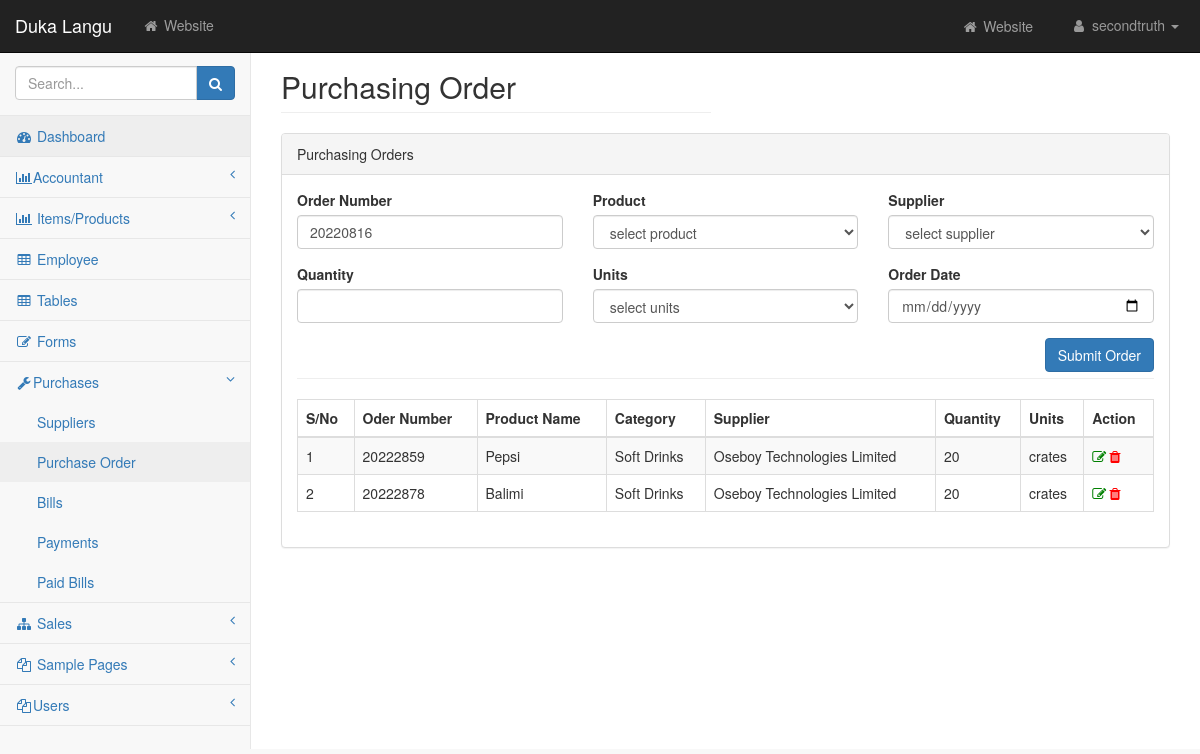
The page /pages/purchasing_order.php on the database its author committed.
### tables this page shows
CREATE TABLE `purchasing_order` (
  `id` int NOT NULL,
  `order_number` varchar(255) NOT NULL,
  `productcode` varchar(255) NOT NULL,
  `supplier_id` int NOT NULL,
  `quantity` bigint NOT NULL,
  `unit` varchar(255) DEFAULT NULL,
  `order_date` date NOT NULL
);

CREATE TABLE `product` (
  `id` int NOT NULL,
  `code` varchar(20) NOT NULL,
  `pname` varchar(255) DEFAULT NULL,
  `description` varchar(255) DEFAULT NULL,
  `qty_stock` int DEFAULT NULL,
  `on_hand` int NOT NULL DEFAULT '0',
  `unit` varchar(255) DEFAULT NULL,
  `product_type` varchar(100) NOT NULL,
  `price` int DEFAULT '0',
  `category_id` int DEFAULT NULL,
  `supplier_id` int DEFAULT NULL,
  `reorder_level` int NOT NULL DEFAULT '0',
  `date_stock_in` varchar(50) DEFAULT NULL,
  `purchasing_price` int DEFAULT '0',
  `actual_amount` int NOT NULL DEFAULT '0',
  `vat` tinyint(1) DEFAULT '0',
  `vat_value` float DEFAULT '0',
  `user_id` int DEFAULT NULL
);

CREATE TABLE `product_category` (
  `category_id` int NOT NULL,
  `cname` varchar(50) DEFAULT NULL
);

CREATE TABLE `supplier` (
  `supplier_id` int NOT NULL,
  `company_name` varchar(50) DEFAULT NULL,
  `contact_name` varchar(255) NOT NULL,
  `company_email` varchar(100) NOT NULL,
  `location_id` int NOT NULL,
  `mobile` varchar(11) DEFAULT NULL
);

### pages/purchasing_order.php (the view, shortened to what this page needs)
<?php
include 'layouts/header.php';
include 'layouts/sidebar.php';
include 'includes/connection.php';
?>
<div id="wrapper">
    <div id="page-wrapper">
        <div class="container-fluid">
            <div class="row">
                <div class="col-sm-6">
                    <h2 class="page-header">Purchasing Order</h2>
                </div>
            </div>
            <div class="row">
                <div class="col-sm-12">
                <div class="panel panel-default">
                    <div class="panel-heading">
                       Purchasing Orders
                    </div>
                    <div class="panel-body">
                        <div class="row">
                                <form action="<?php echo htmlentities(
                                    $_SERVER['PHP_SELF']
                                ); ?>" method="POST">
                          <div class="col-lg-4">
                                    <div class="form-group">
                                            <label for="disabledSelect">Order Number</label>
                                            <input type="text" name="orderno" value="<?php echo date('Yd').rand(11,99); ?>"  class="form-control"/>
                                        </div>
                                </div>
                          <div class="col-lg-4">
                                    <div class="form-group">
                                            <label for="disabledSelect">Product</label>
                                            <select type="text" name="product" required class="form-control" placeholder="GSM">
                                            <option value="">select product</option>
                                        </select>
                                        </div>
                                </div>
                                <div class="col-lg-4">
                                    <div class="form-group">
                                            <label for="disabledSelect">Supplier</label>
                                            <select type="text" name="supplier" required class="form-control" placeholder="GSM">
                                            <option value="">select supplier</option>
                                        </select>
                                        </div>
                                </div>
                                <div class="col-lg-4">
                                    <div class="form-group">
                                            <label for="disabledSelect">Quantity</label>
                                            <input type="text" name="qty" class="form-control" required onkeypress="return (event.charCode !=8 && event.charCode ==0 || (event.charCode >= 48 && event.charCode <= 57))"/>
                                        </div>
                                </div>
                                    <div class="col-lg-4">
                                    <div class="form-group">
                                        <label>Units</label>
                                        <select type="text" name="unit" class="form-control" required>
                                            <option value="">select units</option>
                                        </select>
                                    </div>
                                    </div>
                                <div class="col-lg-4">
                                    <div class="form-group">
                                            <label for="disabledSelect">Order Date</label>
                                            <input type="date" name="stockin" class="form-control" required/>
                                        </div>
                                </div>
                            </div>
                            <div class="text-center">
                                    <button type="submit" name="savedata" class="btn btn-primary pull-right">Submit Order</button>
                    </div>
                                <br>
                        <hr>
                                    <div class="table-responsive">
                                        <table class="table table-striped table-bordered table-hover" id="dataTables-example">
                                            <thead>
                                                <tr>
                                                    <th>S/No</th>
                                                    <th>Oder Number</th>
                                                    <th>Product Name</th>
                                                    <th>Category</th>
                                                    <th>Supplier</th>
                                                    <th>Quantity</th>
                                                    <th>Units</th>
                                                    <th>Action</th>
                                                </tr>
                                            </thead>
                                            <tbody>
                                                <?php
                                                $sn = 1;
                                                $query = mysqli_query(
                                                    $conn,
                                                    'SELECT * FROM purchasing_order join supplier
                                                    ON supplier.supplier_id=purchasing_order.supplier_id join product on product.code=purchasing_order.productcode');
                                                while (
                                                    $row_data = mysqli_fetch_assoc(
                                                        $query
                                                    )
                                                ) {
                                                   $categ = mysqli_fetch_assoc(mysqli_query($conn,"SELECT * FROM product_category WHERE category_id='$row_data[category_id]'"));
                                                    ?>
                                                <tr class="odd gradeX">
                                                <td><?php
                                                echo $sn;
                                                $sn++;
                                                ?></td>
                                                    <td><?php echo $row_data[
                                                        'order_number'
                                                    ]; ?></td>
                                                    <td><?php echo $row_data[
                                                        'pname'
                                                    ]; ?></td>
                                                    <td><?php echo
                                                        $categ['cname']
                                                    ; ?></td>
                                                    <td><?php echo $row_data[
                                                        'company_name'
                                                    ]; ?></td>
                                                    <td><?php echo $row_data[
                                                        'quantity'
                                                    ]; ?></td>
                                                       <td><?php echo $row_data[
                                                           'unit'
                                                       ]; ?></td>
                                                   <td><i class="fa fa-edit" style="color: green;"></i><i class="fa fa-trash" style="color: red; margin-left: 6%" ></i></td>
                                                </tr>
                                     <?php }
                                                ?>
                                            </tbody>
                                        </table>
                                    </div>
                    </div>
                </div>
            </div>
        </div>
    </div>
</div>
</div>

### css/startmin.css (style rules this page uses)
body { background-color: #f8f8f8; }
#wrapper { width: 100%; }
#page-wrapper { padding-top: 30px; min-height: 568px; background-color: #fff; }
@media (min-width:768px) { #page-wrapper { position: inherit; margin-left: 250px; padding: 30px 15px 0 15px; border-left: 1px solid #e7e7e7; } }

### rows shown on the page
purchasing_order: order_number "20222859", product.pname "Pepsi", product_category.cname "Soft Drinks", supplier.company_name "Oseboy Technologies Limited", quantity "20", product.unit "crates"
purchasing_order: order_number "20222878", product.pname "Balimi", product_category.cname "Soft Drinks", supplier.company_name "Oseboy Technologies Limited", quantity "20", product.unit "crates"
